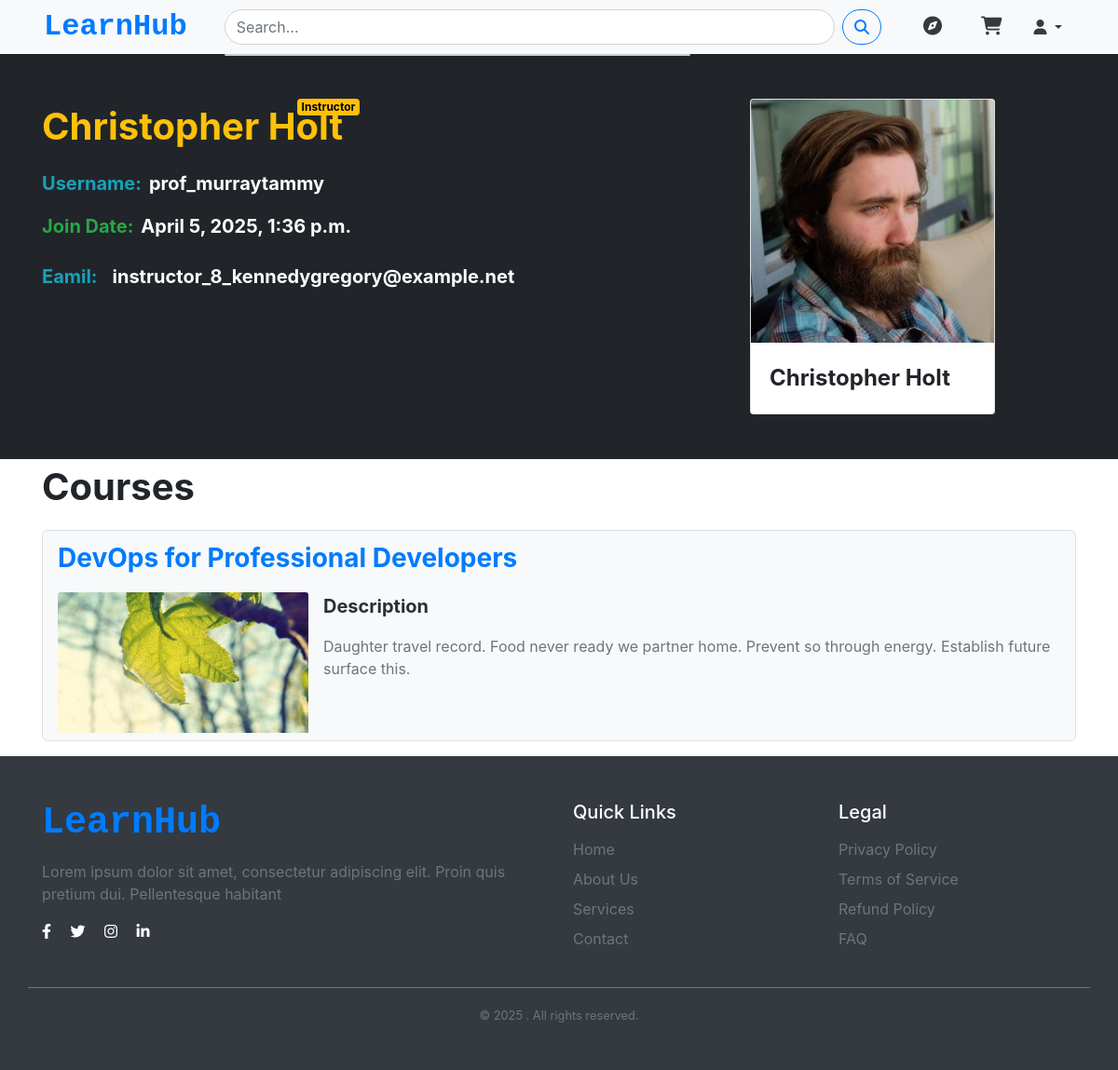
The app's page /users/instructor/24/ (signed in) with its own data.
### users/models.py (models this page shows, shortened)
class CustomUser(AbstractUser):
    avatar = models.ImageField(upload_to='avatars/',default='blank_profile.png',blank=True)
    bio = models.TextField(blank=True)
    email = models.EmailField(unique=True)
    username = models.CharField(max_length=30,unique=False,blank=False)
    is_instructor = models.BooleanField(default=False)
    profile_public = models.BooleanField(default=False)
    USERNAME_FIELD = 'email'
    REQUIRED_FIELDS = ['username']
    objects = CustomUserManager()
    facebook_url = models.URLField(blank=True, null=True)
    twitter_url = models.URLField(blank=True, null=True)
    instagram_url = models.URLField(blank=True, null=True)
    linkedin_url = models.URLField(blank=True, null=True)

### courses/models.py (models this page shows, shortened)
class Course(models.Model):
    title = models.CharField(max_length=200)
    description = models.TextField()
    category = models.ForeignKey(
        CourseCategory,
        on_delete=models.SET_NULL,
        null=True
    )
    tags = models.ManyToManyField(Tag, blank=True)
    instructor = models.ForeignKey(
        settings.AUTH_USER_MODEL,
        on_delete=models.CASCADE,
        related_name='taught_courses'
    )
    applications_covered = models.TextField(
        blank=True,
        help_text="what app and tools will use,like Figma, Photoshop."
    )
    LEVEL_CHOICES = [
        ('BG', 'Beginner'),
        ('IM', 'Intermediate'),
        ('AD', 'Advanced'),
    ]
    price = models.DecimalField(max_digits=10, decimal_places=2)
    created_at = models.DateTimeField(auto_now_add=True)
    updated_at = models.DateTimeField(auto_now=True)
    is_published = models.BooleanField(default=False)
    level = models.CharField(max_length=2, choices=LEVEL_CHOICES, default='BG')
    thumbnail = models.ImageField(upload_to='course_thumbnails/')
    average_rating = models.FloatField(default=0.0)
    rating_count = models.PositiveIntegerField(default=0)

### users/views.py (the view)
# urls.py: path('instructor/<int:instructor_id>/', instructor_detail, name='instructor_detail'),
def instructor_detail(request, instructor_id):
    instructor = CustomUser.objects.filter(is_instructor=True, id=instructor_id)
    courses = Course.objects.filter(instructor=instructor_id)
    context = {
        "instructor": instructor,
        "courses": courses,
    }
    return render(request, 'instructor_detail.html', context)

### templates/instructor_detail.html (shortened to what this page needs)
{% extends "base.html" %}
{% block content %}
{% for item in instructor %}
<div class="text-bg-dark">
    <div class="container pb-5">
        <div class="row">
            <div class="col-8 mt-4 pt-4">
                <div class="d-flex">
                    <div class="position-relative w-75">
                        <p class="fs-1 fw-bold text-warning ">{{ item.first_name }} {{ item.last_name }}</p>
                        <span class="badge text-bg-warning position-absolute top-0 start-50">Instructor</span>
                        <div class="d-flex mb-2">
                            <div class="me-2 fs-5 text-info fw-bold">Username: </div>
                            <div class="fs-5 fw-bold">{{ item.username }}</div>
                        </div>
                    </div>
                </div>
                <div class="d-flex my-2">
                    <p class="me-2 fw-bold text-success fs-5">Join Date: </p>
                    <p class="fs-5 fw-bold">{{ item.date_joined }}</p>
                </div>
                <div class="d-flex my-2">
                    <div class="me-2 text-info fw-bold fs-5">Eamil: </div>
                    <div class="ms-2 fs-5 fw-bold">{{ item.email }}</div>
                </div>
            </div>
            <div class="col mt-4 pt-4">
                <div class="card w-75">
                    <img src="{{ item.avatar.url }}" class="card-img-top" alt="...">
                    <div class="card-body">
                        <p class="card-text fs-4 fw-bold">{{ item.first_name }} {{ item.last_name }}</p>
                    </div>
                </div>
            </div>
        </div>
    </div>
</div>
{% endfor %}
<div class="bg-white">
    <div class="container bg-white">
        <p class="fs-1 fw-bold">Courses</p>
        {% for item in courses %}
        <div class="border rounded-2 my-3 py-2 px-3 bg-light" onclick="window.location.href='{% url 'course_detail' item.id %}';" style="cursor: pointer;">
            <div class="d-flex">
                <p class="fs-3 text-primary fw-bold">{{ item.title }}</p>
            </div>
            <div class="d-flex">
                <img src="{{ item.thumbnail.url }}" class="card-img-top w-25" alt="...">
                <div class="d-flex ms-3 flex-column">
                    <p class="fs-5 text-secondary-emphasis fw-bold">Description</p>
                    <p class="fs-6 text-secondary">{{ item.description }}</p>
                </div>
            </div>
        </div>
        {% endfor %}
    </div>
</div>
{% endblock %}

### static/css/style.css (style rules this page uses)
body { box-sizing: border-box; margin: 0; padding: 0; }

### static/css/course_list.css (style rules this page uses)
.badge { font-size: 0.65rem; font-weight: 600; padding: 3px 6px; }

### records on screen
CustomUser: first_name "Christopher", last_name "Holt", username "prof_murraytammy", date_joined "April 5, 2025, 1:36 p.m.", email "instructor_8_kennedygregory@example.net", avatar (picture)
Course: title "DevOps for Professional Developers", thumbnail (picture), description "Daughter travel record. Food never ready we partner home. Prevent so through energy. Establish future surface this."
